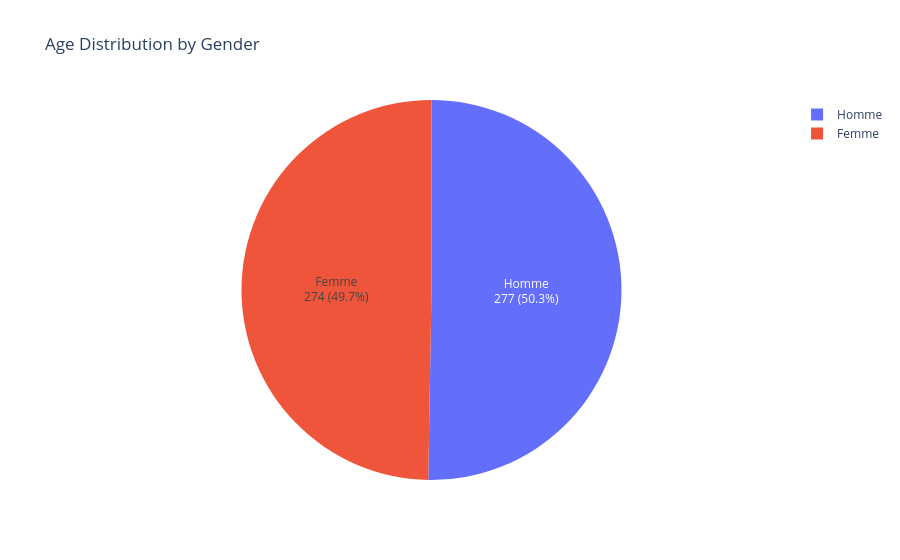

Notebook source saved alongside this figure:
### Code cell
fig = px.pie(df_unique, names='gender_label',
                   title='Age Distribution by Gender',
                   color_discrete_map={'Femme': '#636EFA',  # Rouge pour 0 (homme)
                                      'Homme': '#EF553B'})  # Bleu pour 1 (femme))
fig.update_traces(texttemplate='%{label}<br>%{value} (%{percent})')
fig.show()

### Figure 1 — Plotly figure (JSON) as saved in the notebook; plotly's stock layout.template omitted (floating-point values rounded to 4 significant figures; data arrays with more than 128 entries replaced by an {"elided": "..."} marker saying what was removed)
{"data": [{"domain": {"x": [0, 1], "y": [0, 1]}, "hovertemplate": "gender_label=%{label}<extra></extra>", "labels": {"elided": "551 str values"}, "legendgroup": "", "name": "", "showlegend": true, "texttemplate": "%{label}<br>%{value} (%{percent})", "type": "pie"}], "layout": {"legend": {"tracegroupgap": 0}, "title": {"text": "Age Distribution by Gender"}}}
